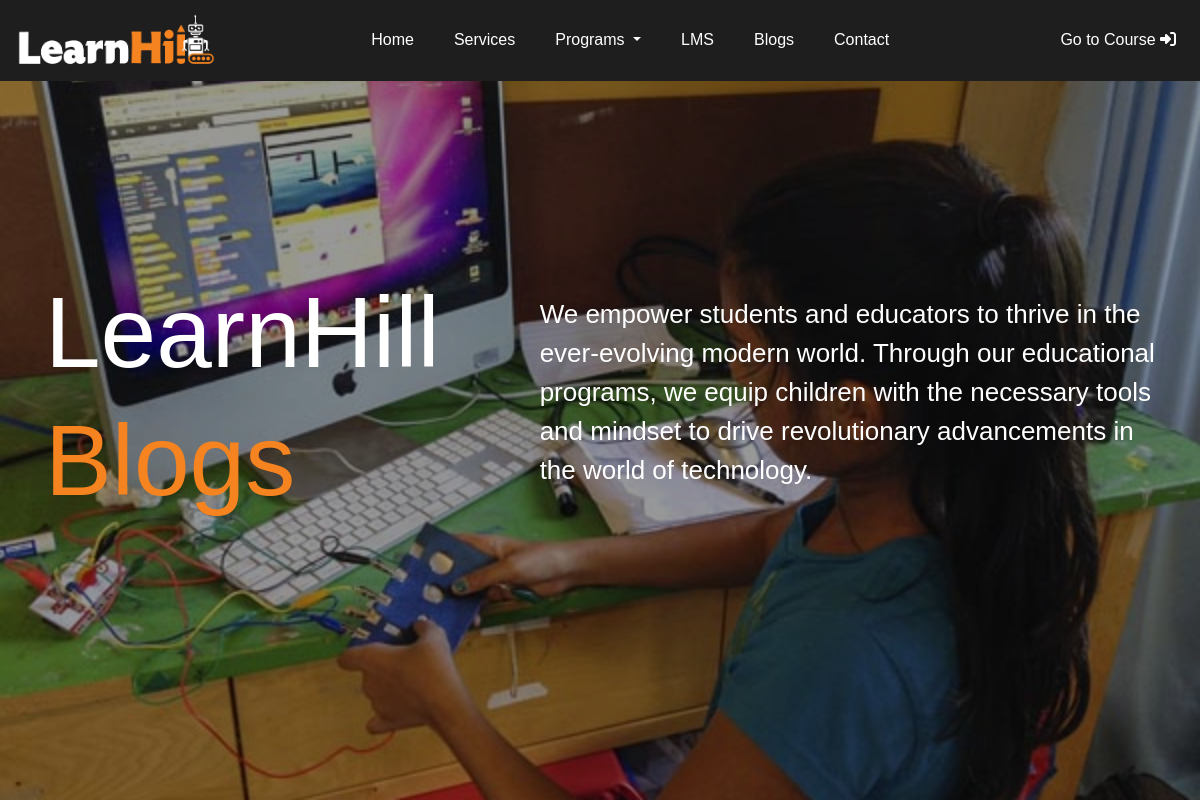
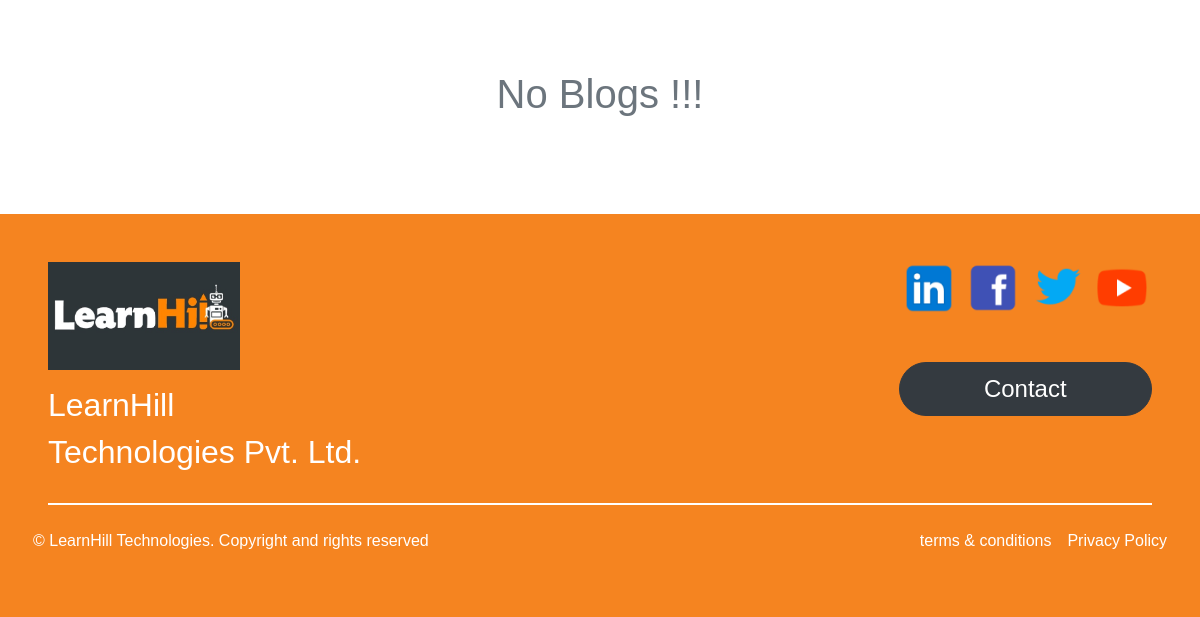
The page /blog/ on the database as committed earlier (2 pictures, top to bottom).
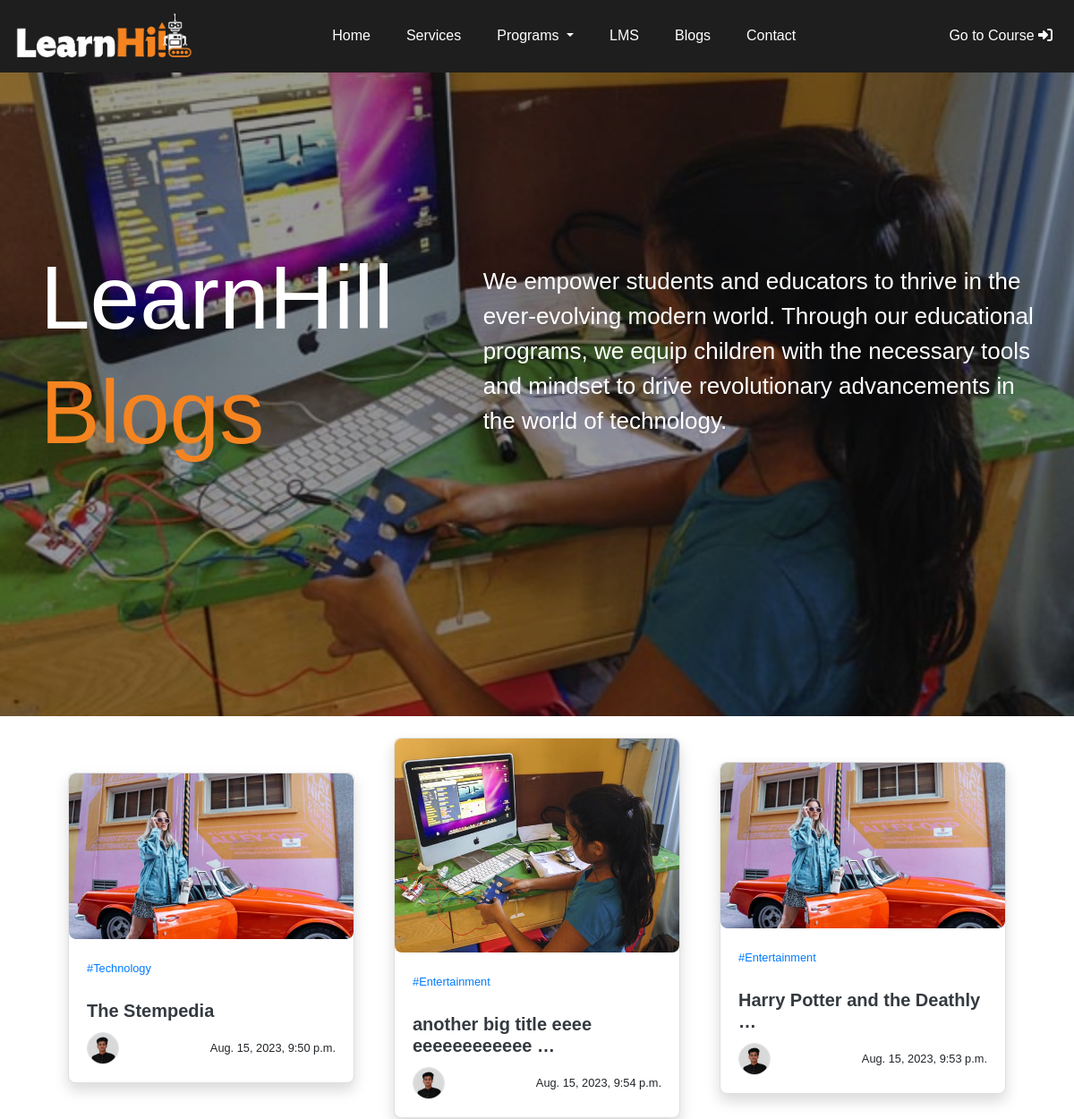
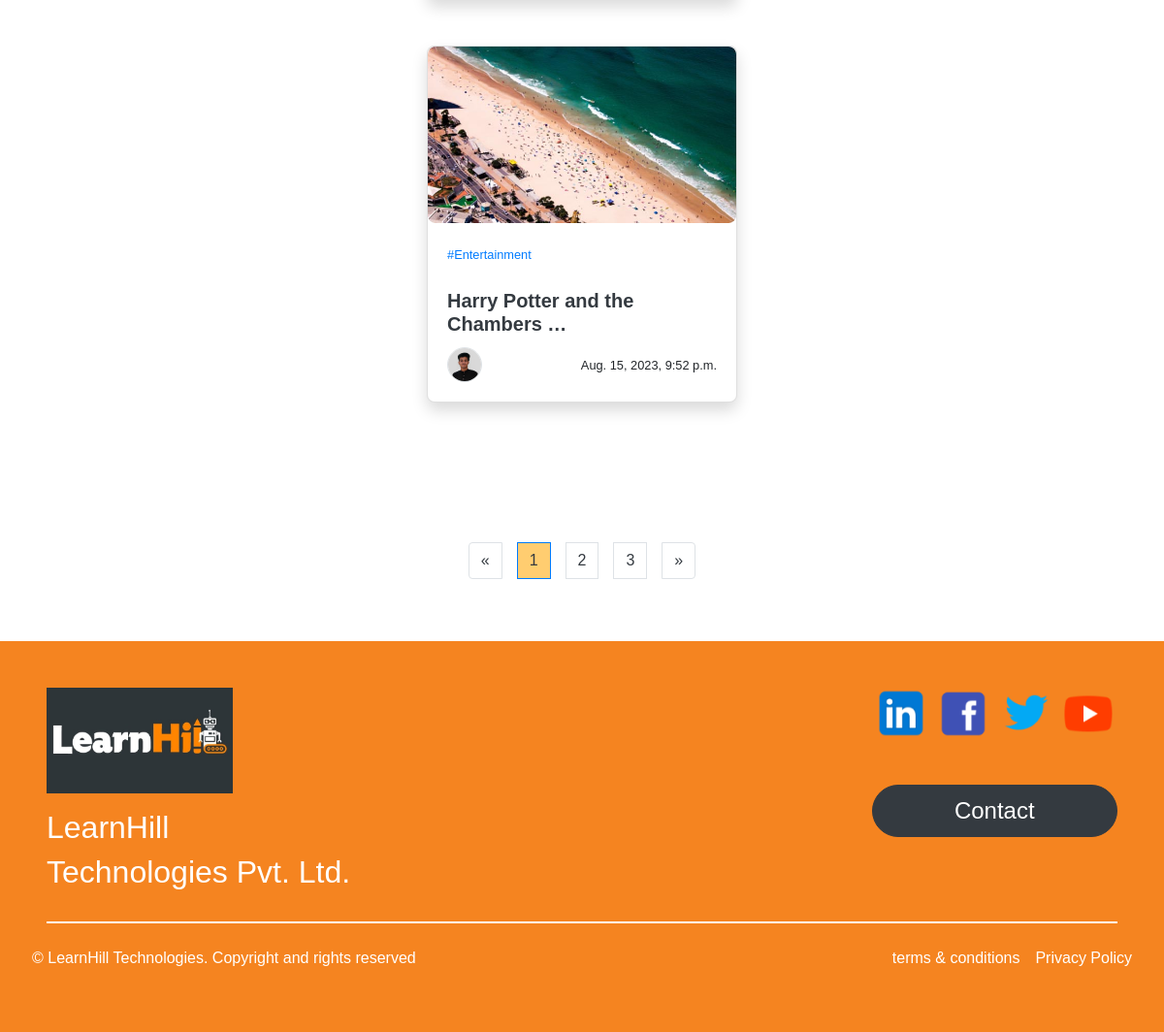
The same page on the database as committed later (2 pictures, top to bottom).
### LearnHillApp/models.py (models this page shows, shortened)
class Blog(models.Model):
    title = models.CharField(max_length=255)
    body = RichTextField(blank=True, null=True)
    category = models.ManyToManyField(Category)
    author = models.ForeignKey(Profile, on_delete=models.CASCADE)
    card_image = models.ImageField(upload_to='blog_cards', blank=True, null=True)
    created_at = models.DateTimeField(auto_now_add=True)
    updated_at = models.DateTimeField(auto_now=True)

class Category(models.Model):
    class Meta:
        verbose_name_plural = "Categories"
    name = models.CharField(max_length=255)

class Profile(models.Model):
    user = models.ForeignKey(User, on_delete=models.CASCADE)
    image = models.ImageField(upload_to="user_profile_images", blank=True, null=True)
    created_at = models.DateTimeField(auto_now_add=True)
    updated_at = models.DateTimeField(auto_now=True)

### LearnHillApp/views.py (the view)
# urls.py: 2. Add a URL to urlpatterns:  path('blog/', include('blog.urls'))
def blog(request):
    blogs = Blog.objects.all()
    return render(request, 'blog.html', {'blogs': blogs})

### templates/blog.html (shortened to what this page needs)
{% extends 'base.html' %}
{% load static %}
{% block extra_css %}
    <link rel='stylesheet' href="{% static 'css/blog.css' %}">
{% endblock %}
{% block content %}
    <section id="hero">
        <img class="blog_banner_img img-fluid" src="{% static 'img/blog/blog.jpg' %}" alt="">
        <div class="overlay">
            {% include 'includes/navbar1.html' %}
            <div class="blog_banner_content d-flex justify-content-center align-items-center">
                <div class="container d-flex justify-content-center align-items-center">
                    <div class="d-flex flex-column justify-content-center">
                        <h1>LearnHill</h1>
                        <h1 class="program_heading" style="color: #F58420;">Blogs</h1>
                    </div>
                    <p class="program_subheading">We empower students and educators to thrive in the ever-evolving modern world. Through our educational programs, we equip children with the necessary tools and mindset to drive revolutionary advancements in the world of technology.</p>
                </div>
            </div>
        </div>
    </section>
    <section id="blogs">
        <div class="blog-cards">
            <div class="container p-4">
                <div class="d-flex justify-content-around align-items-center mb-4 flex-wrap">
                    {% for blog in blogs %}
                    <div class="card mb-5 shadow" style="width: 20rem; border-radius: 8px;">
                        <img class="card-img-top" src="{{ blog.card_image.url }}" style="border-radius: 8px;" alt="Card image cap">
                        <div class="card-body h-100">
                            <div class="mb-4">
                                {% for c in blog.category.all %}
                                <small class="text-primary">#{{ c.name }} </small>
                                {% endfor %}
                            </div>
                            <h5 class="card-title"><strong><a class="text-dark" href="{% url 'LearnHillApp:blog_details' blog.id %}">{{ blog.title|truncatewords:5 }}</a></strong></h5>
                            <div class="d-flex justify-content-between align-items-center">
                                <div>
                                    <img src="{{ blog.author.image.url }}" alt="" class="border" style="width: 36px; height: 36px; border-radius: 50%;">
                                </div>
                                <small class="mb-0">{{ blog.updated_at }}</small>
                            </div>
                        </div>
                    </div>
                    {% empty %}
                    <h1 class="text-muted my-5">No Blogs !!!</h1>
                    {% endfor %}
                </div>
            </div>
        </div>
        {% if blogs %}
        <div class="blog-pagination d-flex justify-content-center my-5">
            <nav aria-label="Page navigation example">
                <ul class="pagination">
                  <li class="page-item mx-2 ">
                    <a class="page-link text-dark" href="#" aria-label="Previous">
                      <span aria-hidden="true">&laquo;</span>
                    </a>
                  </li>
                  <li class="page-item active mx-2"><a class="page-link text-dark" href="#">1</a></li>
                  <li class="page-item mx-2"><a class="page-link text-dark" href="#">2</a></li>
                  <li class="page-item mx-2"><a class="page-link text-dark" href="#">3</a></li>
                  <li class="page-item mx-2">
                    <a class="page-link text-dark" href="#" aria-label="Next">
                      <span aria-hidden="true">&raquo;</span>
                    </a>
                  </li>
                </ul>
            </nav>
        </div>
        {% endif %}
    </section>
    {% include 'includes/footer.html' %}
{% endblock %}

### templates/base.html (shortened to what this page needs)
<!DOCTYPE html>
<html lang='en'>
<head>
    <link rel='stylesheet' href='https://stackpath.bootstrapcdn.com/bootstrap/4.1.1/css/bootstrap.min.css'>
    {% block extra_css %} {% endblock %}
</head>
<body>
    {% block content %}
    {% endblock %}
</body>
</html>

### templates/includes/navbar1.html (shortened to what this page needs)
{% load static %}
<nav class="navbar navbar-expand-lg" style="background-color: #1e1e1e;">
    <a class="navbar-brand" href="{% url 'LearnHillApp:index' %}"><img src="{% static 'img/logo/logo-white.png' %}" alt="" style="width: 200px;"></a>
    <div class="collapse navbar-collapse" id="navbarSupportedContent">
        <ul class="navbar-nav mx-auto">
            <li class="nav-item active"><a class="nav-link mr-4 text-white" href="{% url 'LearnHillApp:index' %}">Home </a></li>
            <li class="nav-item active"><a class="nav-link mr-4 text-white" href="{% url 'LearnHillApp:programs' %}">Services </a></li>
            <li class="nav-item dropdown">
                <a class="nav-link dropdown-toggle text-white mr-4" href="#" id="navbarDropdown" role="button" data-toggle="dropdown" aria-haspopup="true" aria-expanded="false">
                  Programs
                </a>
              </li>
            <li class="nav-item"><a class="nav-link mr-4 text-white" href="{% url 'LearnHillApp:lms' %}">LMS</a></li>
            <li class="nav-item"><a class="nav-link mr-4 text-white" href="{% url 'LearnHillApp:blog' %}">Blogs</a></li>
            <li class="nav-item"><a class="nav-link mr-4 text-white" href="{% url 'LearnHillApp:contact' %}">Contact</a></li>
        </ul>
        <ul class="navbar-nav">
            <li class="nav-item"><a class="nav-link" href="#" style="color: #FFFFFF;">Go to Course <i class="fa-solid fa-right-to-bracket"></i></a></li>
        </ul>
    </div>
</nav>

### templates/includes/footer.html
{% load static %}
<section id="footer" class="text-white p-5" style="background-color: #F58420;">
    <div class="row d-flex justify-content-between">
        <div class="col-md-6">
            <img class="img-fluid mb-3" style="width: 12rem" src="{% static 'img/logo/learnhill.jpg' %}" alt="">
            <h2>LearnHill</h2>
            <h2>Technologies Pvt. Ltd.</h2>
        </div>
        <div class="col-md-3">
            <div class="d-flex justify-content-between align-items-center mb-5">
                <img class="img-fluid" src="{% static 'img/linkedin.png' %}" style="width: 60px;" alt="">
                <img class="img-fluid" src="{% static 'img/facebook.png' %}" style="width: 60px;" alt="">
                <img class="img-fluid" src="{% static 'img/twitter.png' %}" style="width: 60px;" alt="">
                <img class="img-fluid" src="{% static 'img/youtube.png' %}" style="width: 60px;" alt="">
            </div>
            <button class="btn btn-dark w-100 py-2" style="font-size: 24px; border-radius: 30px;">Contact</button>
        </div>
    </div>
    <div class="my-4" style="border: 1px solid white;"></div>
    <div class="row">
        <div class="d-flex justify-content-between w-100">
            <p>&copy; LearnHill Technologies. Copyright and rights reserved</p>
            <div class="d-flex">
                <p class="mr-3">terms & conditions</p>
                <p>Privacy Policy</p>
            </div>
        </div>
    </div>
</section>

### assets/css/blog.css (style rules this page uses)
* { box-sizing: border-box; font-family: 'metropolis-black', sans-serif; }
#hero .blog_banner_img { width: 100%; height: 100vh; object-fit: cover; }
#hero .navbar { position: absolute; top: 0; left: 0; right: 0; }
#hero .overlay { background-color: rgba(0, 0, 0, 0.4); width: 100%; height: 100vh; position: absolute; top: 0; left: 0; }
#hero .blog_banner_content { width: 100%; height: 100vh; color: white; }
.pagination .page-item.active .page-link { background-color: #FFCD70; }

### templates/base.html (style rules this page uses)
body { box-sizing: border-box; font-family: 'metropolis'; }

Rows that differ between the two databases and show on the page:
added Blog: card_image (picture), title "The Stempedia", author.image (picture), updated_at "Aug. 15, 2023, 9:50 p.m."
added Category: name "Technology", shown under "The Stempedia"
added Blog: card_image (picture), title "another big title eeee eeeeeeeeeeee …", author.image (picture), updated_at "Aug. 15, 2023, 9:54 p.m."
added Category: name "Entertainment"
added Blog: card_image (picture), title "Harry Potter and the Deathly …", author.image (picture), updated_at "Aug. 15, 2023, 9:53 p.m."
added Blog: card_image (picture), title "Harry Potter and the Chambers …", author.image (picture), updated_at "Aug. 15, 2023, 9:52 p.m."
Other text that changed with them:
text no longer shown: "No Blogs !!!"
text now shown: "« 1 2 3 »"
